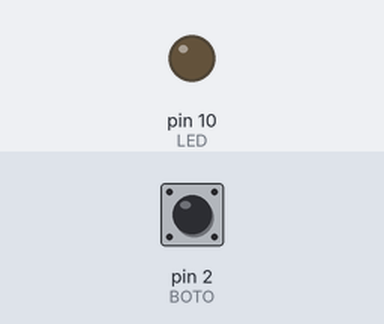
Bench run of a sketch on a simulated Arduino Uno, built with avr-gcc and run on an emulated ATmega328P. Parts: output pins drawn as LEDs (lit = HIGH). The test bench sets the inputs (shaded band); at power-on: pin 2 (BOTO) HIGH. What the sketch prints to the serial monitor is not drawn.

Above: at 1.2 s.
1.3 s: pin 2 (BOTO) pulled LOW for 0.15 s
At 1.37 s:
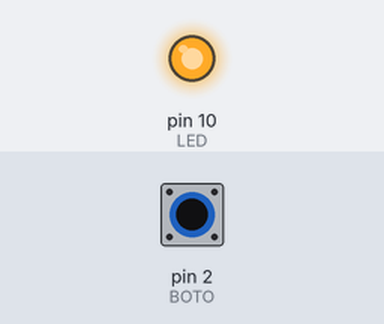
2.9 s: pin 2 (BOTO) pulled LOW for 3.2 s
At 7.0 s:
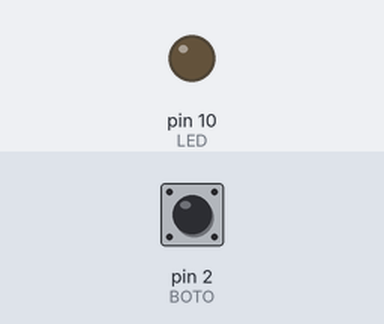
Timing chart, 0 to 8.5 s (numbered marks = the images above; inputs shaded):
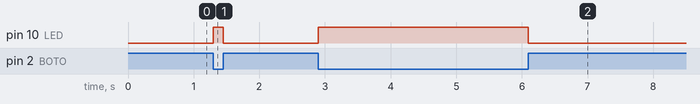

Measured:
- after the input at 1.3 s, pin 10 (LED): LOW → HIGH at once, → LOW 0.15 s later
- after the input at 2.9 s, pin 10 (LED): LOW → HIGH at once, → LOW 3.2 s later

The sketch:

ard03c.ino
```cpp
#define LED 10
#define BOTO 2

void setup() {
  Serial.begin(115200);
  Serial.println(__FILE__);
  pinMode(LED, OUTPUT);
  pinMode(BOTO, INPUT);
}

void loop() {
  digitalWrite(LED,!digitalRead(BOTO));

}
```
